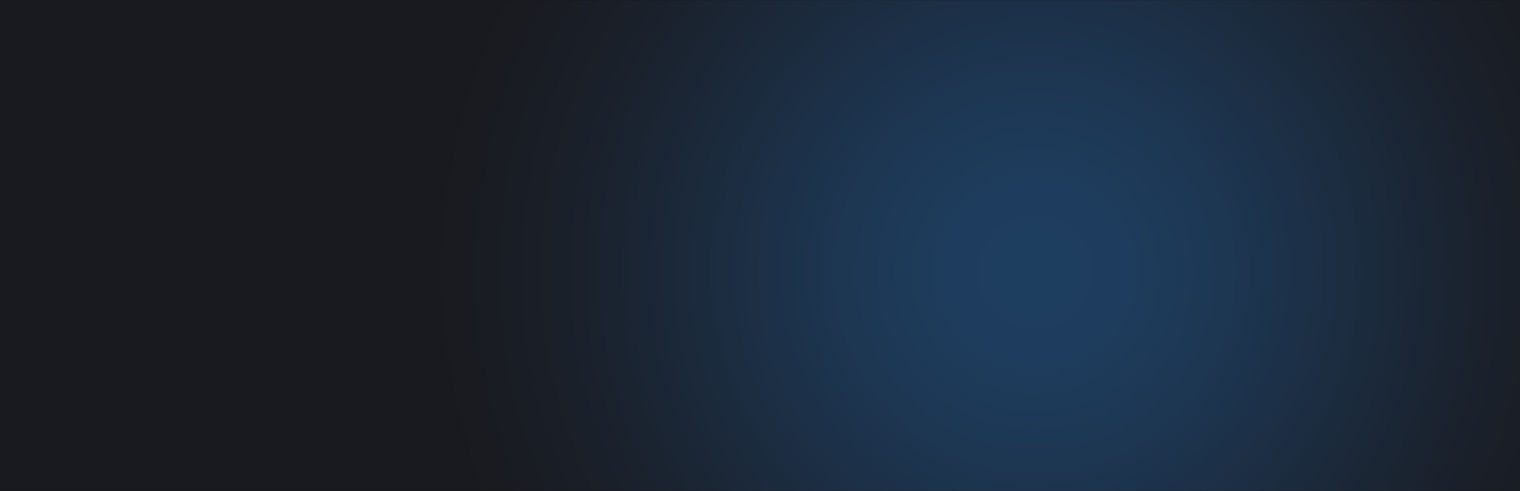
#> input picture installer/ui/hero.jpg, 1520 x 491 px, given in place of app_logo.jpeg, which was not available
$ python make-library-art.py
#> lines starting #> are read from the running program, lines starting #| are printed output that depends on the picture; after the words box and inside, x2 and y2 are one past the last pixel; in counts of white or black regions, pixels touching at a corner belong together; pictures that were not available may be replaced by others from this repository, and a replacement may not be noted
#!/usr/bin/env python3
"""Render Stream Frame's Steam library artwork and app icons from the app logo,
assets/raw_icons/app_logo.jpeg (headset emblem, "STREAM FRAME" wordmark and tagline on a
dark gradient).

Writes, at the sizes Steam asks for:
  assets/library/capsule.png   600x900    portrait capsule (library grid)
  assets/library/wide.png      920x430    wide capsule (recent games, landscape views)
  assets/library/hero.png      3840x1240  banner at the top of the app page (no text)
  assets/library/logo.png      transparent, at most 1280x720, drawn by Steam over the hero
  assets/icon.png              256x256    library shortcut icon (transparent)
  extension/icons/icon128.png  128x128    helper extension and start page icon

The emblem, wordmark and tagline are cut out of the logo against the background colour
around each of them ("colour to alpha"); the artwork's own gradient supplies the glow.
Needs Pillow 10.3+ (pip install pillow). Re-run after changing the logo.
"""
from pathlib import Path

from PIL import Image, ImageChops, ImageDraw, ImageFilter, ImageMath, ImageStat

ROOT = Path(__file__).resolve().parent.parent
SRC = ROOT / "assets/raw_icons/app_logo.jpeg"
LIB = ROOT / "assets/library"

BG_EDGE = (25, 26, 31)  # the logo's background at the edges
BG_GLOW = (27, 40, 54)  # the soft blue glow behind the emblem

# Parts of the logo (left, top, right, bottom) in source pixels, with room for the glow.
PARTS = {
    "emblem": (940, 290, 1880, 960),
    "wordmark": (745, 965, 2075, 1120),
    "tagline": (890, 1126, 1950, 1198),
}


def border_colour(part, ring=12):
    """Mean colour of the outer ring of a crop: the logo's background right there."""
    w, h = part.size
    strips = [part.crop(b) for b in ((0, 0, w, ring), (0, h - ring, w, h), (0, 0, ring, h), (w - ring, 0, w, h))]
    sums = [sum(ImageStat.Stat(s).mean[i] * s.width * s.height for s in strips) for i in range(3)]
    n = sum(s.width * s.height for s in strips)
    return tuple(round(v / n) for v in sums)


def cut_out(img, box, feather=16, solid=False, glow=True):
    """The part of the logo in `box` as RGBA: alpha from the distance to the background
    colour around it, colour un-mixed from that background, crop edges faded out.
    solid: fill the shape's outline so dark parts close to the background stay opaque.
    glow=False (with solid): only the filled shape, without the soft halo around it."""
    part = img.crop(box)
    bgc = border_colour(part)
    chans = []
    for ch, bg in zip(part.split(), bgc):
        # how far this channel is from the background (lighter or darker, same scale: the
        # background is dark, so scaling darker pixels by 255/bg would amplify the vignette)
        chans.append(ImageMath.lambda_eval(
            lambda a, bg=bg: abs(a["c"] - bg) * 255 / (255 - bg), c=ch))
    alpha = ImageMath.lambda_eval(lambda a: a["max"](a["max"](a["r"], a["g"]), a["b"]), r=chans[0], g=chans[1], b=chans[2])
    # ignore JPEG noise and the faint vignette, then rescale
    alpha = ImageMath.lambda_eval(lambda a: (a["x"] - 10) * 255 / 245, x=alpha).convert("L")
    rgb = []
    for ch, bg in zip(part.split(), bgc):
        # c = bg + (src - bg) / alpha
        rgb.append(ImageMath.lambda_eval(
            lambda a, bg=bg: a["min"](a["max"](bg + (a["c"] - bg) * 255 / a["max"](a["al"], 1), 0), 255),
            c=ch, al=alpha).convert("L"))
    out = Image.merge("RGB", rgb)
    if solid:
        # The headset's dark navy body is close to the background colour, so colour-to-alpha
        # leaves it see-through: find the outline, fill it, keep the original colours inside.
        # The outline is darker than the background and the glow lighter, so here darker pixels
        # count on a much finer scale than lighter ones.
        diffs = [ImageMath.lambda_eval(lambda a, bg=bg: a["max"]((a["c"] - bg) * 255 / (255 - bg), (bg - a["c"]) * 255 / bg), c=ch)
                 for ch, bg in zip(part.split(), bgc)]
        strength = ImageMath.lambda_eval(lambda a: a["max"](a["max"](a["r"], a["g"]), a["b"]),
                                         r=diffs[0], g=diffs[1], b=diffs[2]).convert("L")
        shape = strength.point(lambda v: 255 if v > 60 else 0)
        shape = shape.filter(ImageFilter.MaxFilter(13)).filter(ImageFilter.MinFilter(13))  # close small gaps
        ImageDraw.Draw(shape).rectangle((0, 0, shape.width - 1, shape.height - 1), outline=0, width=feather)  # crop edge is outside
        ImageDraw.floodfill(shape, (0, 0), 128)  # everything reachable from the edge is outside
        body = shape.point(lambda v: 0 if v == 128 else 255)
        body = body.filter(ImageFilter.MinFilter(5)).filter(ImageFilter.MaxFilter(5))  # drop specks
        # round off ragged edges: blur, then re-sharpen to a clean anti-aliased edge
        body = body.filter(ImageFilter.GaussianBlur(4)).point(lambda v: max(0, min(255, (v - 96) * 4)))
        out = Image.composite(part, out, body)
        alpha = ImageChops.lighter(alpha, body) if glow else body
    edge = Image.new("L", part.size, 0)
    ImageDraw.Draw(edge).rectangle((feather, feather, part.width - feather, part.height - feather), fill=255)
    alpha = ImageChops.multiply(alpha, edge.filter(ImageFilter.GaussianBlur(feather / 2)))
    out.putalpha(alpha)
    return out.crop(out.getbbox() or (0, 0, *out.size))


def radial(size, inner=BG_GLOW, outer=BG_EDGE, centre=(0.5, 0.45), radius=0.75):
    """Background like the logo's: a soft glow fading to the edge colour."""
    w, h = size
    small = Image.new("RGB", (max(w // 8, 1), max(h // 8, 1)))
    cx, cy = small.width * centre[0], small.height * centre[1]
    rmax = radius * max(small.width, small.height)
    px = []
    for y in range(small.height):
        for x in range(small.width):
            t = min(1.0, ((x - cx) ** 2 + (y - cy) ** 2) ** 0.5 / rmax)
            t = t * t * (3 - 2 * t)  # smoothstep
            px.append(tuple(round(a + (b - a) * t) for a, b in zip(inner, outer)))
    small.putdata(px)
    return small.resize(size, Image.BICUBIC)


def fit(part, width=None, height=None):
    k = min(width / part.width if width else 1e9, height / part.height if height else 1e9)
    return part.resize((round(part.width * k), round(part.height * k)), Image.LANCZOS)


def paste_centre(canvas, part, cx, cy):
    canvas.alpha_composite(part, (round(cx - part.width / 2), round(cy - part.height / 2)))


def capsule(p):
    c = radial((600, 900), centre=(0.5, 0.4)).convert("RGBA")
    paste_centre(c, fit(p["emblem"], width=500), 300, 380)
    paste_centre(c, fit(p["wordmark"], width=540), 300, 665)
    paste_centre(c, fit(p["tagline"], width=470), 300, 725)
    return c


def wide(p):
    c = radial((920, 430), centre=(0.27, 0.5), radius=0.6).convert("RGBA")
    paste_centre(c, fit(p["emblem"], height=270), 235, 215)
    paste_centre(c, fit(p["wordmark"], width=430), 665, 195)
    paste_centre(c, fit(p["tagline"], width=380), 665, 250)
    return c


def hero(p):
    """No text or logo (Steam draws logo.png over it, bottom left): the logo's blue light,
    on the right."""
    return radial((3840, 1240), inner=(30, 62, 96), centre=(0.68, 0.55), radius=0.42).convert("RGBA")


def logo(p):
    em, wm = fit(p["emblem"], width=820), fit(p["wordmark"], width=1260)
    c = Image.new("RGBA", (max(em.width, wm.width), em.height + wm.height + 10), (0, 0, 0, 0))
    paste_centre(c, em, c.width / 2, em.height / 2)
    paste_centre(c, wm, c.width / 2, em.height + 10 + wm.height / 2)
    return fit(c, width=1280, height=720)


def icon(p, size):
    c = Image.new("RGBA", (size, size), (0, 0, 0, 0))
    paste_centre(c, fit(p["icon"], width=size * 0.98, height=size * 0.98), size / 2, size / 2)
    return c


if __name__ == "__main__":
    src = Image.open(SRC).convert("RGB")
#> src is the input picture: PIL image 1520x491 RGB; mean R, G, B 26.9, 38.9, 54.4
    parts = {name: cut_out(src, box, solid=name == "emblem") for name, box in PARTS.items()}
#> in border_colour, `strips = [part.crop(b) for b in ((0, 0, w, ring), (0, h - ring, w, h),..`: strips = 4 items
#> in border_colour, `sums = [sum(ImageStat.Stat(s).mean[i] * s.width * s.height for s in st..`: sums = [269070, 491175, 737647]
#> in border_colour, `n = sum(s.width * s.height for s in strips)`: n = 38640
#> in cut_out, `bgc = border_colour(part)`: bgc = (7, 13, 19)
#> the loop in cut_out, `for ch, bg in zip(part.split(), bgc):` made 3 passes
#> bg on passes 1 to 3: 7, 13, 19
#> after the loop in cut_out, `for ch, bg in zip(part.split(), bgc):`: chans = 3 items
#> in cut_out, `alpha = ImageMath.lambda_eval(lambda a: a["max"](a["max"](a["r"], a["g..`:
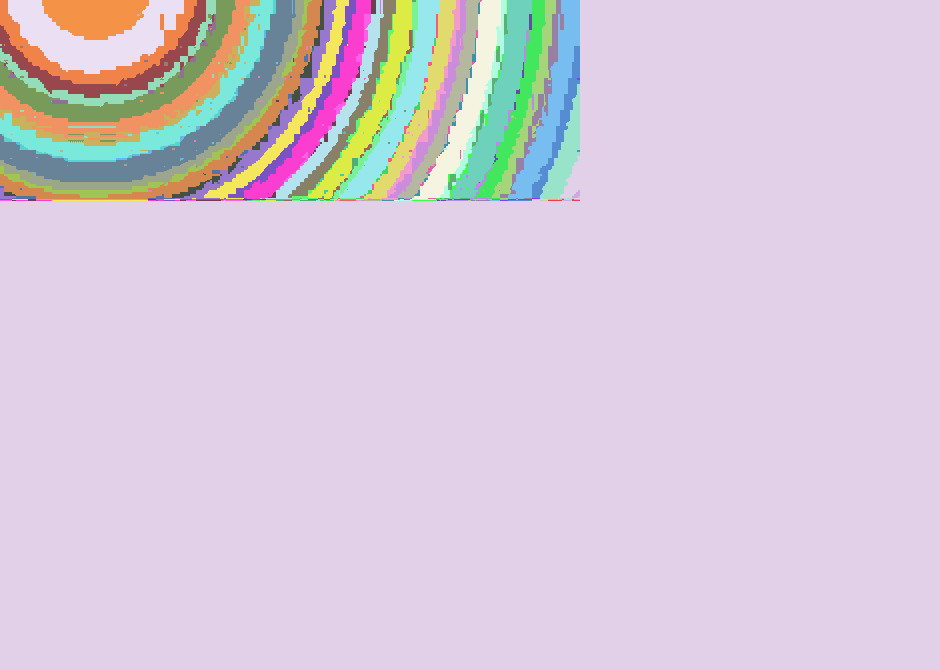
#> alpha: PIL image 940x670 I; 63 distinct labels, from 16 to 83; one colour per label, 0 black
#> in cut_out, `shape = strength.point(lambda v: 255 if v > 60 else 0)`:
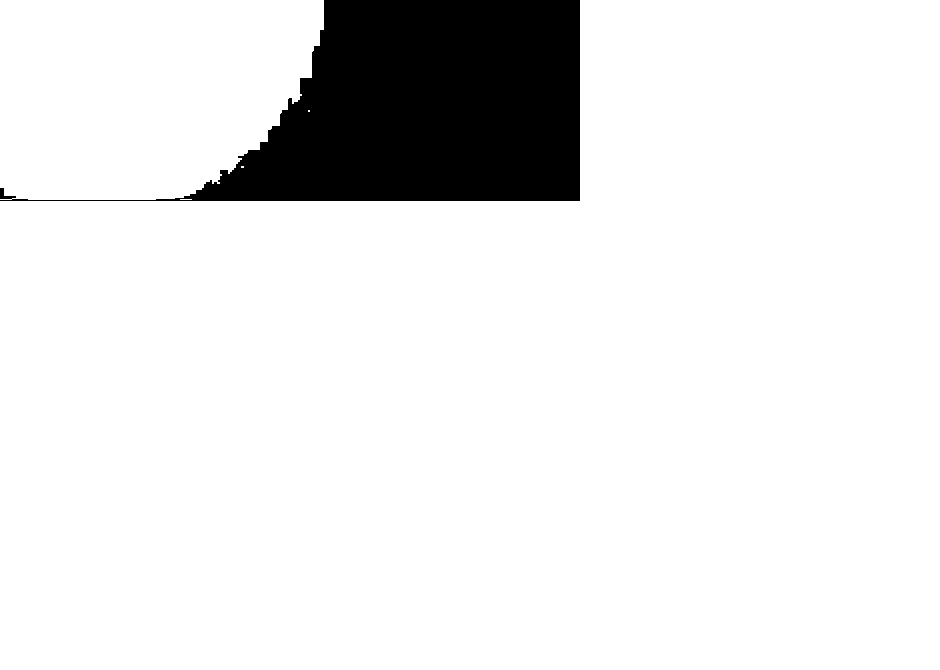
#> shape: PIL image 940x670 L; 90.4% white; 1 black region, box (x1, y1, x2, y2) and area: (0, 0, 580, 201) 60492
#> in cut_out, `shape = shape.filter(ImageFilter.MaxFilter(13)).filter(ImageFilter.Min..`: shape: PIL image 940x670 L; 90.5% white; 1 black region, box (x1, y1, x2, y2) and area: (202, 0, 580, 201) 59906
#> in cut_out, `ImageDraw.Draw(shape).rectangle((0, 0, shape.width - 1, shape.height -..`: shape: PIL image 940x670 L; 83.1% white; 1 black region, box (x1, y1, x2, y2) and area: (0, 0, 940, 670) 106306
#> in cut_out, `body = body.filter(ImageFilter.MinFilter(5)).filter(ImageFilter.MaxFil..`: body: PIL image 940x670 L; 83.1% white; 1 black region, box (x1, y1, x2, y2) and area: (0, 0, 940, 670) 106314
#> in cut_out, `edge = Image.new("L", part.size, 0)`: edge: PIL image 940x670 L; every value is 0
#> in cut_out, `ImageDraw.Draw(edge).rectangle((feather, feather, part.width - feather..`: edge: PIL image 940x670 L; 92.2% white; 1 black region, box (x1, y1, x2, y2) and area: (0, 0, 940, 670) 48949
#> in cut_out, `return out.crop(out.getbbox() or (0, 0, *out.size))`:
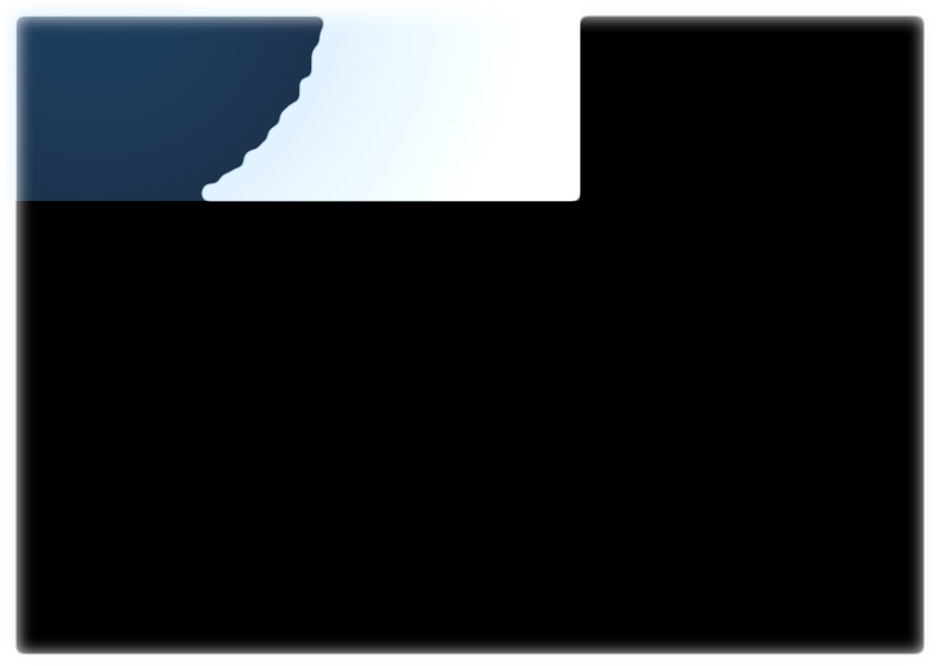
#> returned value: PIL image 936x666 RGBA; mean R, G, B, A 20.9, 29, 34.5, 213.6; transparent parts drawn white
#> call 2 of cut_out, with box = (745, 965, 2075, 1120), feather = 16, solid = False, glow = True
#> in cut_out (call 2), `part = img.crop(box)`: part: PIL image 1330x155 RGB; every value is 0
#> in cut_out (call 2), `bgc = border_colour(part)`: bgc = (0, 0, 0)
#> the loop in cut_out (call 2), `for ch, bg in zip(part.split(), bgc):` made 3 passes
#> in cut_out (call 2), `alpha = ImageMath.lambda_eval(lambda a: a["max"](a["max"](a["r"], a["g..`: alpha: PIL image 1330x155 I; every value is 0
#> in cut_out (call 2), `alpha = ImageMath.lambda_eval(lambda a: (a["x"] - 10) * 255 / 245, x=a..`: alpha: PIL image 1330x155 L; every value is 0
#> in cut_out (call 2), `ImageDraw.Draw(edge).rectangle((feather, feather, part.width - feather..`:
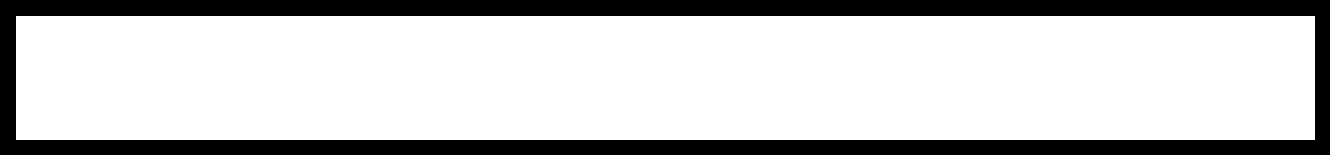
#> edge: PIL image 1330x155 L; 78.1% white; 1 black region, box (x1, y1, x2, y2) and area: (0, 0, 1330, 155) 45074
#> call 3 of cut_out, with box = (890, 1126, 1950, 1198), feather = 16, solid = False, glow = True
#> in cut_out (call 3), `part = img.crop(box)`: part: PIL image 1060x72 RGB; every value is 0
#> the loop in cut_out (call 3), `for ch, bg in zip(part.split(), bgc):` made 3 passes
#> in cut_out (call 3), `alpha = ImageMath.lambda_eval(lambda a: a["max"](a["max"](a["r"], a["g..`: alpha: PIL image 1060x72 I; every value is 0
#> in cut_out (call 3), `alpha = ImageMath.lambda_eval(lambda a: (a["x"] - 10) * 255 / 245, x=a..`: alpha: PIL image 1060x72 L; every value is 0
#> in cut_out (call 3), `ImageDraw.Draw(edge).rectangle((feather, feather, part.width - feather..`:
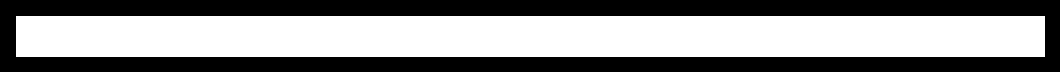
#> edge: PIL image 1060x72 L; 55.3% white; 1 black region, box (x1, y1, x2, y2) and area: (0, 0, 1060, 72) 34131
#> parts = 3 items
    parts["icon"] = cut_out(src, PARTS["emblem"], solid=True, glow=False)  # clean on light backgrounds too
    LIB.mkdir(parents=True, exist_ok=True)
    outputs = {
        LIB / "capsule.png": capsule(parts),
        LIB / "wide.png": wide(parts),
        LIB / "hero.png": hero(parts),
        LIB / "logo.png": logo(parts),
        ROOT / "assets/icon.png": icon(parts, 256),
        ROOT / "extension/icons/icon128.png": icon(parts, 128),
    }
#> in radial, `small = Image.new("RGB", (max(w // 8, 1), max(h // 8, 1)))`: small: PIL image 75x112 RGB; every value is 0
#> in paste_centre, `canvas.alpha_composite(part, (round(cx - part.width / 2), round(cy - p..`:
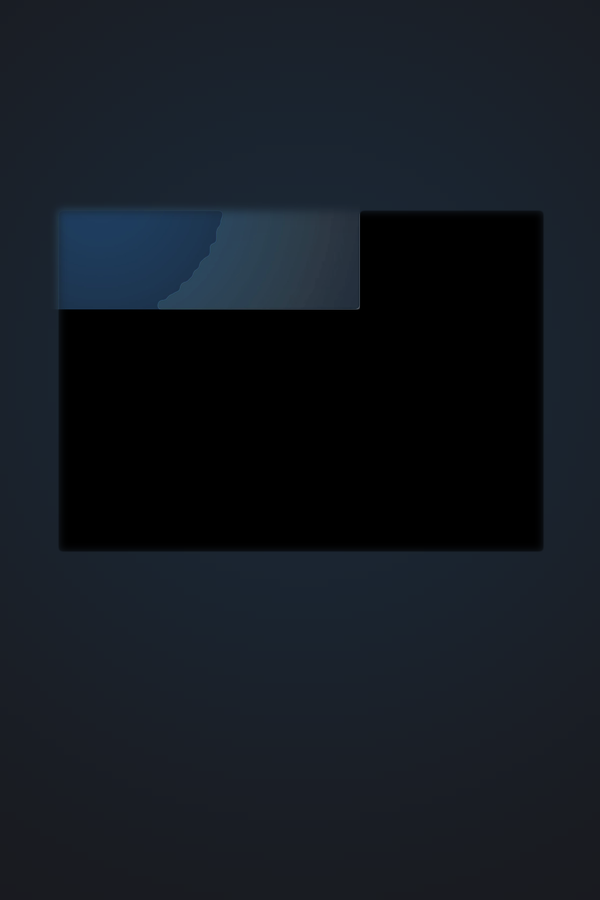
#> canvas: PIL image 600x900 RGBA; mean R, G, B, A 20.1, 25.9, 33.5, 255
#> in fit (call 2), `return part.resize((round(part.width * k), round(part.height * k)), Im..`: returned value: PIL image 540x63 RGBA; every value is 0
#> in fit (call 3), `return part.resize((round(part.width * k), round(part.height * k)), Im..`: returned value: PIL image 470x32 RGBA; every value is 0
#> in radial (call 2), `small = Image.new("RGB", (max(w // 8, 1), max(h // 8, 1)))`: small: PIL image 115x53 RGB; every value is 0
#> call 4 of paste_centre, with cx = 235, cy = 215
#> in paste_centre (call 4), `canvas.alpha_composite(part, (round(cx - part.width / 2), round(cy - p..`:
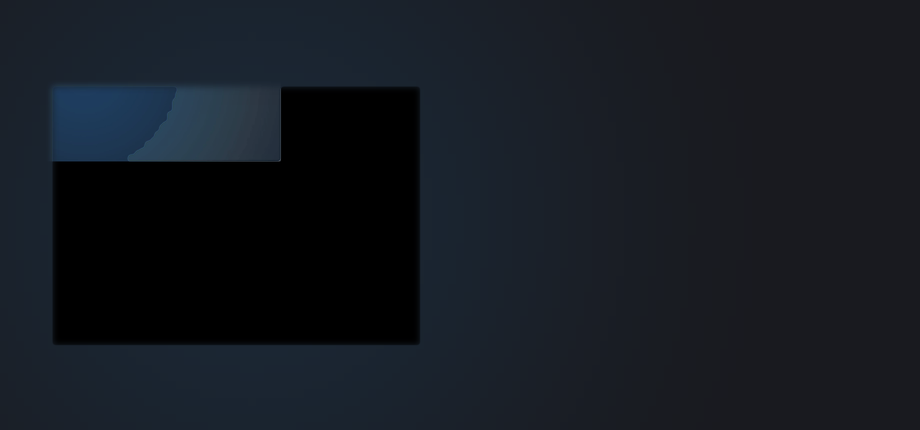
#> canvas: PIL image 920x430 RGBA; mean R, G, B, A 21.1, 26, 33.1, 255
#> in fit (call 5), `return part.resize((round(part.width * k), round(part.height * k)), Im..`: returned value: PIL image 430x50 RGBA; every value is 0
#> in fit (call 6), `return part.resize((round(part.width * k), round(part.height * k)), Im..`: returned value: PIL image 380x26 RGBA; every value is 0
#> in radial (call 3), `small = Image.new("RGB", (max(w // 8, 1), max(h // 8, 1)))`: small: PIL image 480x155 RGB; every value is 0
    for path, img in outputs.items():
        if path.name in ("capsule.png", "wide.png", "hero.png"):
            img = img.convert("RGB")  # opaque artwork
        img.save(path, optimize=True)
#> (the run stopped early here; a loop or call above may not have finished)
